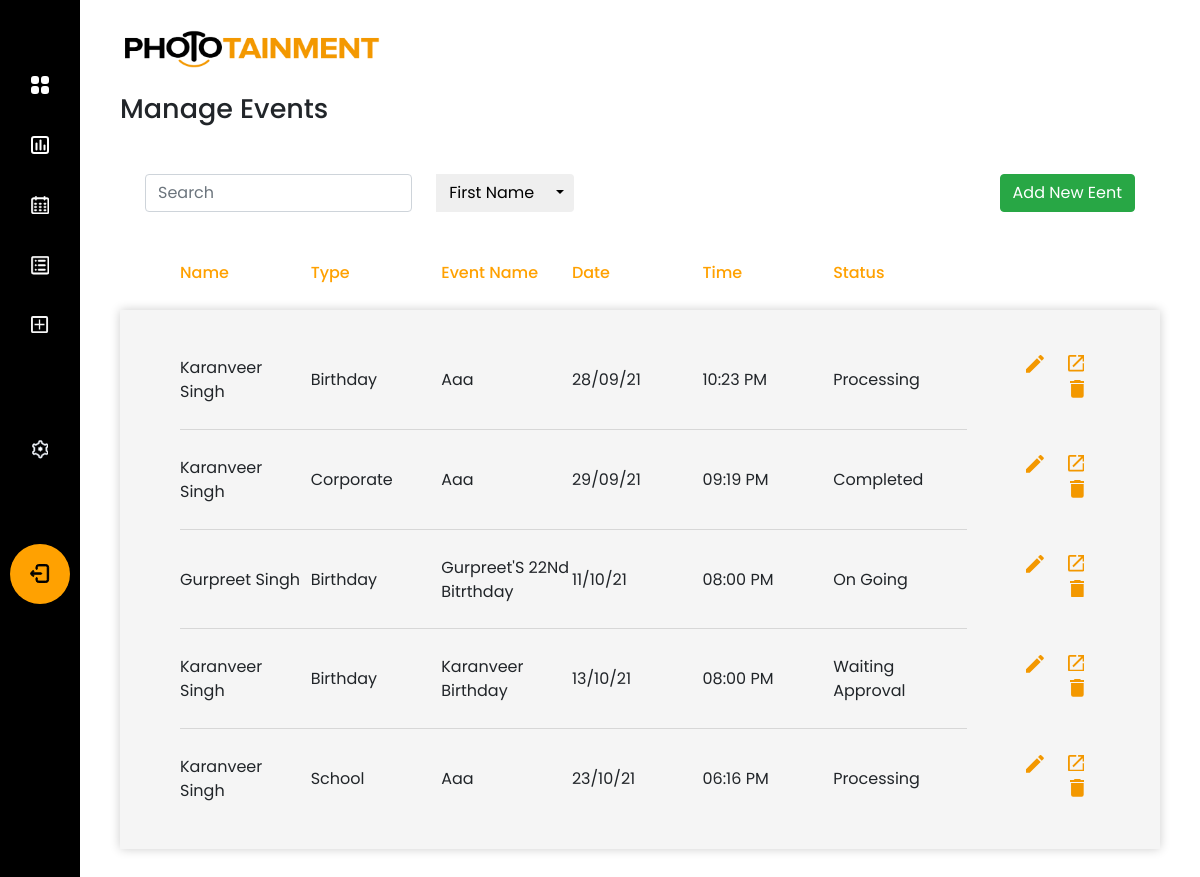
Before: /phototainment/search (signed in) with the older database file.
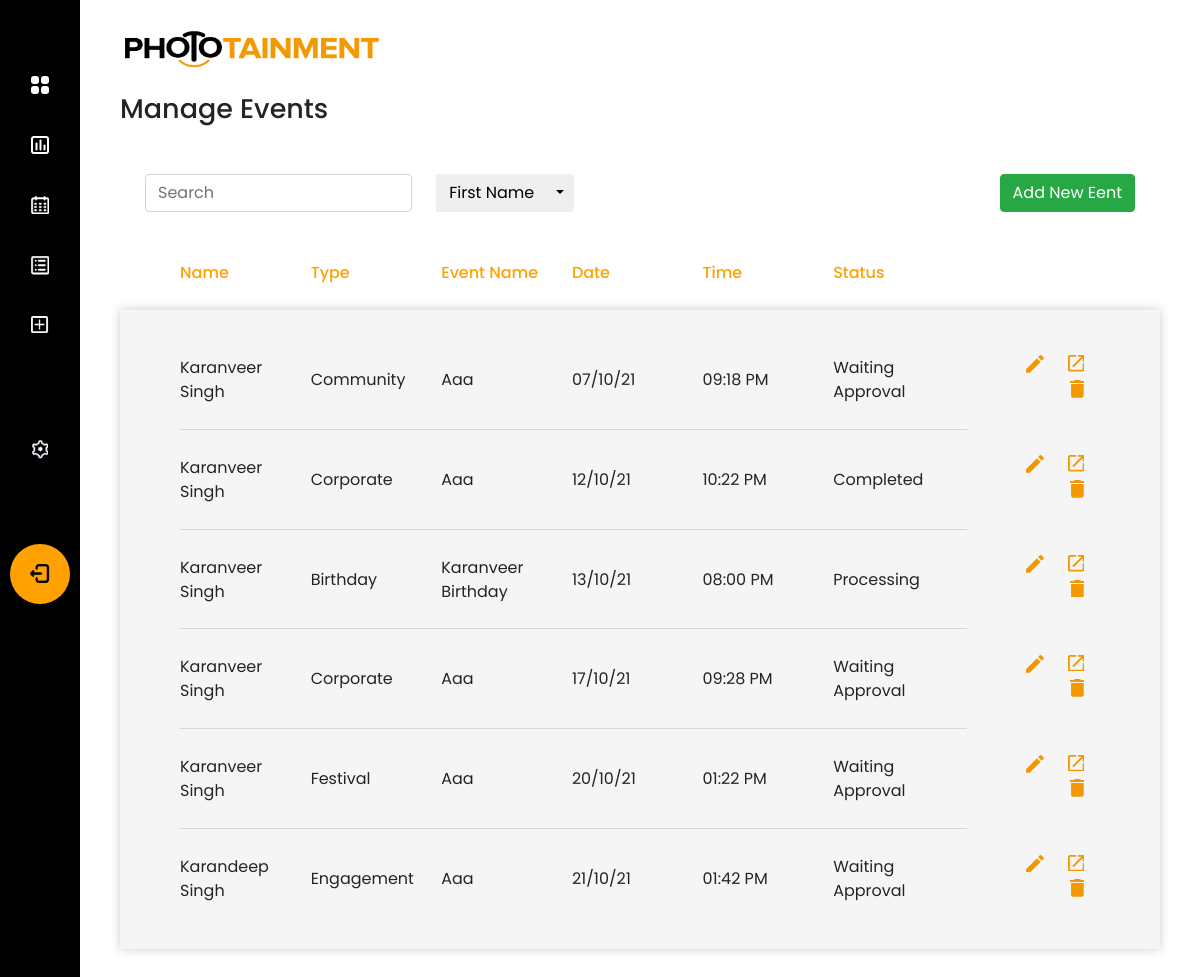
After: the same page with the newer database file.
### app/models.py (models this page shows)
class Event(db.Model):
    __tablename__ = "event_booking"
    booking_id = db.Column(db.Integer, primary_key=True)
    event_name = db.Column(db.String(50), nullable=True)
    lead_date = db.Column(db.DateTime, nullable=False)
    event_date = db.Column(db.DateTime, nullable=False)
    duration = db.Column(db.Time, nullable=False)
    start_time = db.Column(db.Time, nullable=False)
    additional_information = db.Column(db.String(200), nullable=True)
    contacts = relationship("BookingContacts", back_populates="booking")
    comment = relationship("Comment", back_populates="booking")
    venue_id = db.Column(db.Integer, db.ForeignKey("event_venue.venue_id"), nullable=True)
    venue = relationship("EventVenue", back_populates="booking")
    user_id = db.Column(db.Integer, db.ForeignKey("user.id"), nullable=False)
    user = relationship("User", back_populates="events")
    type_id = db.Column(db.Integer, db.ForeignKey("event_type.type_id"), nullable=False)
    type = relationship("EventType", back_populates="events")
    status_id = db.Column(db.Integer, db.ForeignKey("event_status.status_id"), nullable=False)
    status = relationship("EventStatus", back_populates="events")
    client_id = db.Column(db.Integer, db.ForeignKey("client.client_id"), nullable=False)
    client = relationship("Client", back_populates="events")

class Client(db.Model):
    __tablename__ = "client"
    client_id = db.Column(db.Integer, primary_key=True)
    client_first_name = db.Column(db.String(50), nullable=False)
    client_last_name = db.Column(db.String(50), nullable=False)
    client_email = db.Column(db.String(50), nullable=False)
    company_name = db.Column(db.String(50), nullable=False)
    primary_contact = db.Column(db.String(10), nullable=False)
    events = relationship("Event", back_populates="client")

class EventType(db.Model):
    __tablename__ = "event_type"
    type_id = db.Column(db.Integer, primary_key=True)
    event_type = db.Column(db.String(50), unique=True, nullable=False)
    events = relationship("Event", back_populates="type")

class EventStatus(db.Model):
    __tablename__ = "event_status"
    status_id = db.Column(db.Integer, primary_key=True)
    status = db.Column(db.String(50), unique=True, nullable=False)
    events = relationship("Event", back_populates="status")

### app/phototainment/views.py (the view, shortened to what this page needs)
@custom_bp.route('/search', methods=["GET", "POST"])
@login_required
@employee
def search_event():
    form = SearchForm()
    search_for = form.search.data
    events = db.session.query(Event, Client.client_first_name, Client.client_last_name, Client.client_email,
                              Client.primary_contact, ).select_from(Event, Client).join(Client).order_by('event_date')
    if form.search.data != "":
        if events:
            if form.sort_register_date.data:
                events = events.order_by("register_date")
            elif form.sort_start_date.data:
                events = events.order_by("event_date")
    return render_template('search-event.html', form=form, filtered_events=events)

### app/forms.py
class SearchForm(FlaskForm):
    search = StringField("Search*", render_kw={"placeholder": "Search"})
    search_fname = SubmitField("First Name")
    search_lname = SubmitField("Last Name")
    search_email = SubmitField("Email Address")
    search_contact = SubmitField("Contact Number")
    search_evname = SubmitField("Event Name")
    search_evtype = SubmitField("Event Type")
    search_staff = SubmitField("Staff Name")
    sort_start_date = SubmitField("Start Date")
    sort_register_date = SubmitField("Register Date")
    sort_end_date = SubmitField("End Date")

### app/models.py (called while the page is built)
@login_manager.user_loader
def load_user(user_id):
    return User.query.get(int(user_id))

### app/privilege.py (called while the page is built)
def employee(f):
    @wraps(f)
    def decorator_function(*args, **kwargs):
        if current_user.role_id == 2 or current_user.role_id == 1:
            return f(*args, **kwargs)
        else:
            return abort(403)
    return decorator_function

### app/phototainment/templates/search-event.html (shortened to what this page needs)
{% extends 'base.html' %}
{% block page_head %}Manage Events{% endblock %}
{% block navbar %}{% include 'sidebar.html' %}{% endblock %}
{% block content %}
<div class="row m-0 pb-4">
    <div class="text-center search-outer">
        <div class="form-group required">
            <form action="" method="POST" role="search" class="search-form">
                {{ form.search(class="form-control search-field",id="search",type="text") }}
                <div class="btn-group ml-4">
                    {{ form.search_fname(class="btn search-btn") }}
                    <button type="button" class="btn dropdown-toggle search-dropdown-toggle dropdown-toggle-split"
                            data-toggle="dropdown" aria-haspopup="true" aria-expanded="false">
                    </button>
                </div>
            </form>
            <a href="{{ url_for('phototainment.add_event') }}" class="add-btn btn btn-success ml-4">Add New Eent</a>
        </div>
    </div>
</div>
{% include 'events-table.html' %}
{% endblock %}

### app/phototainment/templates/events-table.html (shortened to what this page needs)
<div class="row m-0">
        <ul class="table-main">
            <li class="table-head">
                <ul class="table-row">
                    <li class="table-item">Name</li>
                    <li class="table-item">Type</li>
                    <li class="table-item">Event Name</li>
                    <li class="table-item">Date</li>
                    <li class="table-item">Time</li>
                    <li class="table-item">Status</li>
                    <li></li>
                </ul>
            </li>
            <li class="table-body">
                {% for event in filtered_events %}
                <ul class="table-row">
                    <li class="table-item">{{event.client_first_name.title()}} {{event.client_last_name.title()}}</li>
                    <li class="table-item">{{event[0].type.event_type.title()}}</li>
                    <li class="table-item">{{event[0].event_name.title()}}</li>
                    <li class="table-item">{{event[0].event_date.strftime("%d/%m/%y")|safe}}</li>
                    <li class="table-item">{{event[0].event_date.strftime("%I:%M %p")|safe}}</li>
                    <li class="table-item">{{event[0].status.status.title()}}</li>
                    <li class="table-item manage-table-data">
                        <a class="btn btn-dark edit-btn"
                           href="{{ url_for('phototainment.edit_event', booking_id=event[0].booking_id) }}">
                        </a>
                        <a class="open-btn" target="_blank" href="{{url_for('phototainment.view_booking', booking_id = event[0].booking_id)}}">
                        </a>
                        {% if current_user.role.role_id == 1 %}
                        <button class="btn btn-primary delete-btn"
                                onclick="deleteEvent('{{ url_for('phototainment.delete_event', booking_id=event[0].booking_id) }}')">
                        </button>
                        {% endif %}
                    </li>
                </ul>
                {% endfor %}
            </li>
        </ul>
    </div>

Changed rows visible on the page:
removed Event: client_first_name "Karanveer", client_last_name "Singh", event_type "Birthday", event_name "Aaa", event_date "28/09/21", event_date "10:23 PM", status "Processing"
removed Event: client_first_name "Karanveer", client_last_name "Singh", event_type "Corporate", event_name "Aaa", event_date "29/09/21", event_date "09:19 PM", status "Completed"
removed Event: client_first_name "Gurpreet", client_last_name "Singh", event_type "Birthday", event_name "Gurpreet'S 22Nd Bitrthday", event_date "11/10/21", event_date "08:00 PM", status "On Going"
removed Event: client_first_name "Karanveer", client_last_name "Singh", event_type "School", event_name "Aaa", event_date "23/10/21", event_date "06:16 PM", status "Processing"
added Event: client_first_name "Karanveer", client_last_name "Singh", event_type "Community", event_name "Aaa", event_date "07/10/21", event_date "09:18 PM", status "Waiting Approval"
added Event: client_first_name "Karanveer", client_last_name "Singh", event_type "Corporate", event_name "Aaa", event_date "12/10/21", event_date "10:22 PM", status "Completed"
changed Event "Karanveer Birthday": status "Waiting Approval" → "Processing"
added Event: client_first_name "Karanveer", client_last_name "Singh", event_type "Corporate", event_name "Aaa", event_date "17/10/21", event_date "09:28 PM", status "Waiting Approval"
added Event: client_first_name "Karanveer", client_last_name "Singh", event_type "Festival", event_name "Aaa", event_date "20/10/21", event_date "01:22 PM", status "Waiting Approval"
added Event: client_first_name "Karandeep", client_last_name "Singh", event_type "Engagement", event_name "Aaa", event_date "21/10/21", event_date "01:42 PM", status "Waiting Approval"
